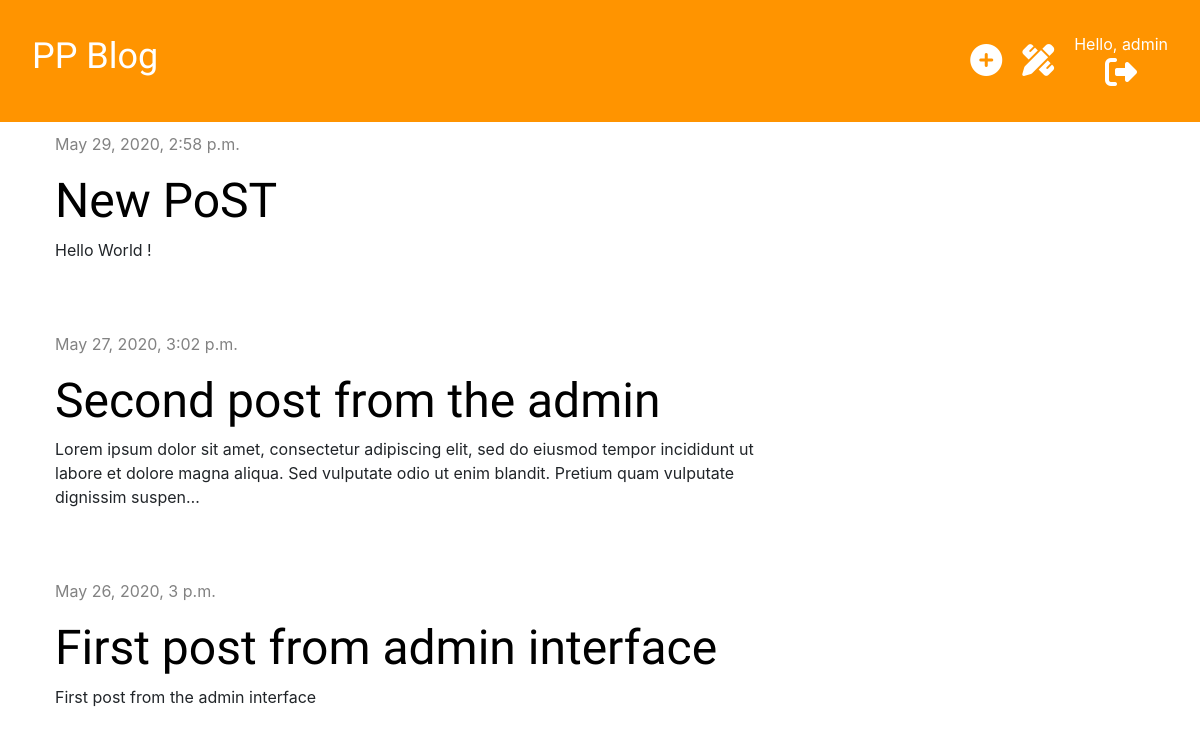
The app's page / (signed in) with its own data.
### blog/models.py (models this page shows, shortened)
class Post(models.Model):
    author = models.ForeignKey('auth.User', on_delete=models.CASCADE)
    title = models.CharField(max_length=200)
    text = models.TextField()
    created_date = models.DateTimeField(default=timezone.now)
    published_date = models.DateTimeField(blank=True, null=True)

### blog/views.py (the view)
# urls.py: path('', views.post_list, name='post_list'),
def post_list(request):
    posts = Post.objects.filter(published_date__lte=timezone.now()).order_by('-published_date')
    stuff_for_frontend = {'posts': posts}
    return render(request, 'blog/post_list.html', stuff_for_frontend)

### blog/templates/blog/post_list.html (shortened to what this page needs)
{% extends 'blog/base.html' %}
{% block content %}
    {% for post in posts %}
        <div class="post">
            <p class="date">{{ post.published_date }}</p>
            <h1><a href="{% url 'post_detail' pk=post.pk %}">{{ post.title }}</a></h1>
            <p>{{ post.text|truncatechars:200|linebreaksbr }}</p>
        </div>
    {% endfor %}
{% endblock content %}

### blog/templates/blog/base.html (shortened to what this page needs)
{% load static %}
<!DOCTYPE html>
<html lang="en">
<head>
    <link rel="stylesheet" href="https://maxcdn.bootstrapcdn.com/bootstrap/4.0.0/css/bootstrap.min.css">
    <link href="{% static 'css/blog.css' %}" rel="stylesheet" type="text/css">
</head>
<body>
    <div class="page-header">
        <h1><a href="{% url 'post_list' %}">PP Blog</a></h1>
        {% if user.is_authenticated %}
            <div class="top-menu">
                <a href="{% url 'post_new' %}"><i class="fas fa-plus-circle fa-2x top-menu__icon"></i></a>
                <a href="{% url 'post_draft_list' %}"><i class="fas fa-pencil-ruler fa-2x top-menu__icon"></i></a>
                <div class="top-menu__user">
                    <p>Hello, {{ user.username }}<a href="{% url 'logout' %}"></p>
                        <i class="fas fa-sign-out-alt fa-2x top-menu__user__icon"></i></a>
                </div>
            </div>
        {% else %}
            <a href="{% url 'login' %}"><i class="fas fa-sign-in-alt fa-2x top-menu__icon"></i></a>
        {% endif %}
    </div>
    <div class="content container">
        <div class="row">
            <div class="col-md-8">
               {% block content %}
               {% endblock %}
            </div>
        </div>
    </div>
</body>
</html>

### blog/static/css/blog.css (style rules this page uses)
h1, h2, h3, h4 { font-family: 'Tangerin', 'Inconsolata', 'Droid Sans', serif ; font-size: 48px; }
.page-header { background-color: #ff9400; padding: 2em; margin-top: 0; display: flex; flex-direction: row; justify-content: space-between; align-items: center; }
.page-header h1, .page-header h1 a { color: #ffffff; font-size: 36px; text-decoration: none; }
.top-menu { display: flex; flex-direction: row; align-items: center; }
.top-menu__user { display: flex; flex-direction: column; text-align: center; align-items: center; margin-left: 20px; }
.top-menu__user p { color: #ffffff; margin: 0; padding: 0; }
.top-menu__user__icon { color: #ffffff; }
.top-menu__icon { color: #ffffff; margin-left: 20px; }
.content { margin-left: 40px; }
.date { color: #828282; }
.post { margin-bottom: 70px; margin-top: 10px; }
.post h1 a { color: #000000; text-decoration: none; }

### records on screen
Post: published_date "May 29, 2020, 2:58 p.m.", title "New PoST", text "Hello World !"
Post: published_date "May 27, 2020, 3:02 p.m.", title "Second post from the admin", text "Lorem ipsum dolor sit amet, consectetur adipiscing elit, sed do eiusmod tempor incididunt ut labore et dolore magna aliqua. Sed vulputate odio ut enim blandit. Pretium quam vulputate dignissim suspen…"
Post: published_date "May 26, 2020, 3 p.m.", title "First post from admin interface", text "First post from the admin interface"

### other values on screen
{{ user.username }} "admin"
